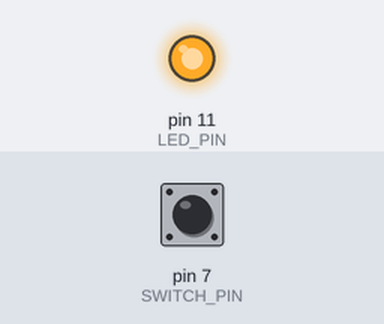
This sketch was run on a simulated Arduino Uno, built with avr-gcc and run on an emulated ATmega328P. Shown: output pins drawn as LEDs (lit = HIGH). The inputs (shaded band) are chosen by the test bench; at power-on: pin 7 (SWITCH_PIN) HIGH.

Above: at 1.2 s.
1.3 s: pin 7 (SWITCH_PIN) pulled LOW for 0.15 s
At 1.37 s:
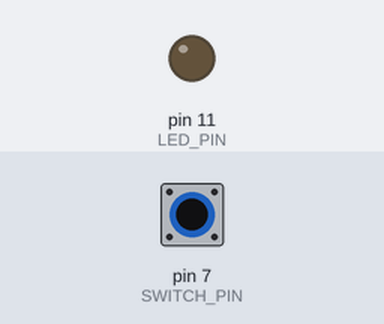
2.9 s: pin 7 (SWITCH_PIN) pulled LOW for 3.2 s
At 6.9 s:
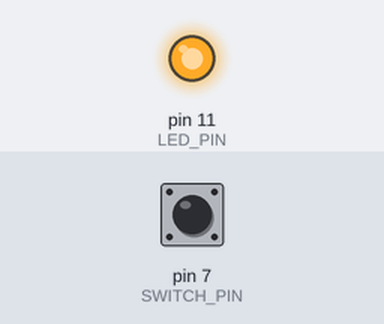
Timing chart, 0 to 8.4 s (numbered marks = the images above; inputs shaded):
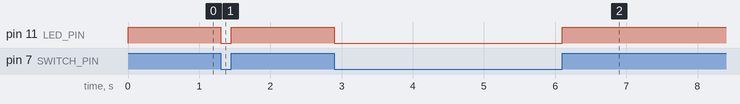

The sketch:

ch03_led_switch.ino
```cpp
// 定義連接腳位
#define LED_PIN 11
#define SWITCH_PIN 7

void setup() {
  // 設定腳位模式
  pinMode(LED_PIN, OUTPUT);
  pinMode(SWITCH_PIN, INPUT);
}
void loop() {
  // 讀取開關狀態
  boolean switch_status = digitalRead(SWITCH_PIN);
  // 根據開關狀態設定LED明滅
  digitalWrite(LED_PIN, switch_status);
}
```

Measured:
- after the input at 1.3 s, pin 11 (LED_PIN): HIGH → LOW at once, → HIGH 0.15 s later
- after the input at 2.9 s, pin 11 (LED_PIN): HIGH → LOW at once, → HIGH 3.2 s later
